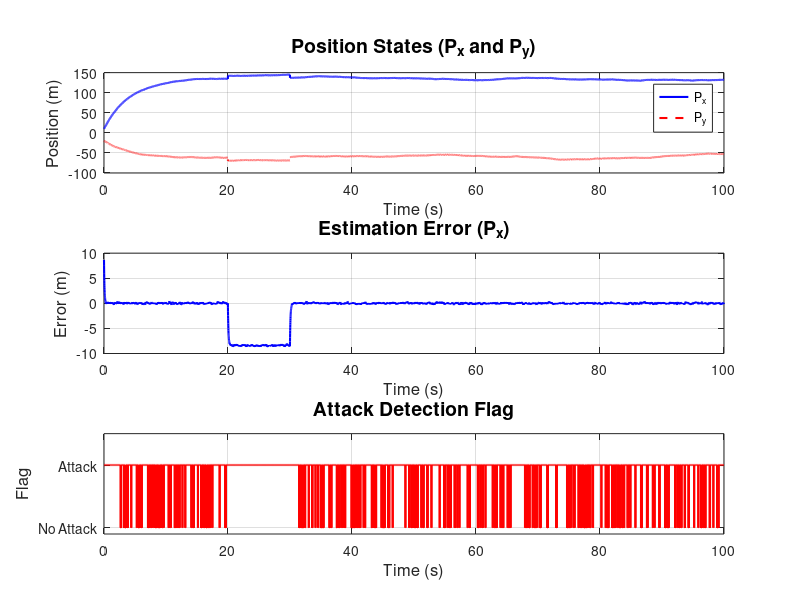

This chart was generated by the following MATLAB code: (Note: this script raises an error after producing the figure.)
%% System Setup
% System matrices (from Section IV of the paper)
A = [1       0       0.995*0.01  0;  
     0       1       0           0.9975*0.01;  
     0       0       0.9975      0;  
     0       0       0           0.9975];  

B = [0.5*(0.01)^2   0; 
     0              0.5*(0.01)^2; 
     0.01           0; 
     0              0.01];  

C = eye(4);  % Measurement matrix

% Redesign observer gain L for stability using pole placement
desired_poles = [0.95, 0.9, 0.85, 0.8];  % Ensure eigenvalues < 1
L = place(A', C', desired_poles)';       % Stable observer gain

% Initial conditions
x0 = [10; -20; 30; -10];  % Initial state [Px, Py, Vx, Vy]
x = x0;                    % True state
x_hat = zeros(4,1);        % Estimated state

% Simulation parameters
N = 10000;                    % Simulation steps (100 seconds)
dt = 0.01;                    % Sampling time
time = (0:N-1)*dt;            % Time vector

% Preallocate variables
e_history = zeros(4,N);    % Estimation error history
y_history = zeros(4,N);    % Measurement history
flag = zeros(1,N);         % Attack detection flags

%% Proactive Defense Parameters
% Nonlinear transformation (scaled to avoid domain errors)
f = @(y) tanh(y/10);       % Gentle nonlinearity to keep inputs in [-1, 1]
f_inv = @(y) 10*atanh(y);  % Safe inverse transformation

% Noise bounds (UBB assumption)
epsilon = 0.02;  % Measurement noise bound ||v_k|| ≤ ε
delta = 0.05;    % Process noise bound ||ω_k|| ≤ δ

% Detection threshold (Theorem 2)
r_threshold = norm(C)*(delta + epsilon) + epsilon;  % ≈ 0.15

%% Main Simulation Loop
for k = 1:N
    % --- System Dynamics ---
    omega = delta*randn(4,1);      % Process noise (||ω|| ≤ δ)
    v = epsilon*randn(4,1);        % Measurement noise (||v|| ≤ ε)
    y = C*x + v;                   % True measurement
    
    % --- FDI Attack Injection (20-30 seconds) ---
    if k*dt >= 20 && k*dt <= 30
        attack_signal = [8; -8; 4; -4];  % Stealthy attack aligned with MTD
        y = y + attack_signal; 
    end
    
    % --- Proactive Defense Transformations ---
    % 1. Nonlinear transformation
    y_prime = f(y);          
    
    % 2. MTD scaling (moderate time-varying)
    Gamma_k = diag([1.5 + 0.5*sin(k), 1.5 + 0.5*cos(k), 2, 2]);  
    y_M = Gamma_k * y_prime; 
    
    % 3. Remove MTD & nonlinearity (receiver side)
    y_recovered = f_inv(Gamma_k \ y_M);  
    
    % --- State Estimation ---
    x_hat = A*x_hat + L*(y_recovered - C*x_hat);  
    
    % --- Residual Calculation ---
    r = norm(y_recovered - C*x_hat);  
    
    % --- Attack Detection ---
    if r > r_threshold
        flag(k) = 1;  % Set attack flag to 1 if residual exceeds threshold
    else
        flag(k) = 0;  % Set attack flag to 0 otherwise
    end
    
    % --- Update System State ---
    x = A*x + omega;          
    e_history(:,k) = x - x_hat;  % Store estimation error
    y_history(:,k) = y;          % Store measurement
end

%% Visualization (Publication-Ready Plots)
figure('Position', [100 100 1200 800], 'Color', 'white');

% 1. Position States (Px and Py)
subplot(3,1,1);
plot(time, y_history(1,:), 'b-', 'LineWidth', 1.5); hold on;
plot(time, y_history(2,:), 'r--', 'LineWidth', 1.5);
title('Position States (P_x and P_y)', 'FontSize', 14);
xlabel('Time (s)', 'FontSize', 12);
ylabel('Position (m)', 'FontSize', 12);
legend('P_x', 'P_y', 'Location', 'northeast');
grid on;
xlim([0 100]);

% 2. Estimation Error (Px)
subplot(3,1,2);
plot(time, e_history(1,:), 'b-', 'LineWidth', 1.5);
title('Estimation Error (P_x)', 'FontSize', 14);
xlabel('Time (s)', 'FontSize', 12);
ylabel('Error (m)', 'FontSize', 12);
grid on;
xlim([0 100]);

% 3. Attack Detection Flag with Shaded Regions
subplot(3,1,3);
stairs(time, flag, 'r', 'LineWidth', 1.5);
title('Attack Detection Flag', 'FontSize', 14);
xlabel('Time (s)', 'FontSize', 12);
ylabel('Flag', 'FontSize', 12);
ylim([-0.1 1.5]);
yticks([0 1]);
yticklabels({'No Attack', 'Attack'});
grid on;
xlim([0 100]);

% Highlight attack periods
hold on;
attack_periods = (flag == 1);
area(time, attack_periods, 'FaceColor', 'r', 'FaceAlpha', 0.3, 'EdgeAlpha', 0);
hold off;